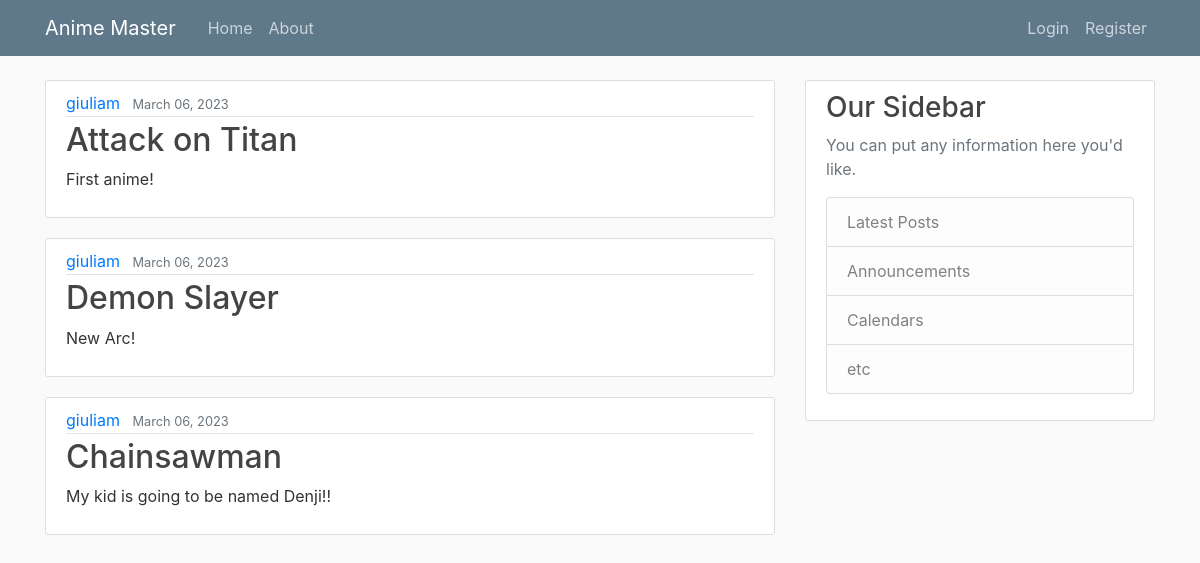
The page / on the database its author committed.
### animemaster/models.py (models this page shows, shortened)
class Post(models.Model):
    title = models.CharField(max_length=100)
    content = models.TextField()
    date_posted = models.DateTimeField(default=timezone.now)
    author = models.ForeignKey(User, on_delete=models.CASCADE)

### animemaster/views.py (the view)
# urls.py: path('', views.home, name='animemaster-home'),
def home(request):
    context = {
        'posts': Post.objects.all()
    }
    return render(request, 'animemaster/home.html', context) # pass it as our third argument (pass the data into the template)

### animemaster/templates/animemaster/home.html
{% extends "animemaster/base.html" %}
{% block content %}
    {% for post in posts %}
        <article class="media content-section">
                <div class="media-body">
                    <div class="article-metadata">
                        <a class="mr-2" href="#">{{ post.author }}</a>
                        <small class="text-muted">{{ post.date_posted|date:"F d, Y" }}</small>
                    </div>
                    <h2><a class="article-title" href="#">{{ post.title }}</a></h2>
                    <p class="article-content">{{ post.content }}</p>
                </div>
        </article>
    {% endfor %}
{% endblock content %}

### animemaster/templates/animemaster/base.html (shortened to what this page needs)
{% load static %}
<!DOCTYPE html>
<html lang="en">
<head>
    <link rel="stylesheet" href="https://cdn.jsdelivr.net/npm/bootstrap@4.3.1/dist/css/bootstrap.min.css">
    <link rel="stylesheet" type="text/css" href="{% static 'animemaster/main.css' %}">
</head>
<body>
    <header class="site-header">
        <nav class="navbar navbar-expand-md navbar-dark bg-steel fixed-top">
            <div class="container">
                <a class="navbar-brand mr-4" href="{% url 'animemaster-home' %}">Anime Master</a>
                <div class="collapse navbar-collapse" id="navbarToggle">
                    <div class="navbar-nav mr-auto">
                        <a class="nav-item nav-link" href="{% url 'animemaster-home' %}">Home</a>
                        <a class="nav-item nav-link" href="{% url 'animemaster-about' %}">About</a>
                    </div>
                    <div class="navbar-nav">
                        <a class="nav-item nav-link" href="#">Login</a>
                        <a class="nav-item nav-link" href="#">Register</a>
                    </div>
                </div>
            </div>
        </nav>
    </header>
    <main role="main" class="container">
        <div class="row">
          <div class="col-md-8">
            {% block content %}{% endblock %}
          </div>
          <div class="col-md-4">
            <div class="content-section">
                <h3>Our Sidebar</h3>
                    <p class='text-muted'>You can put any information here you'd like.
                        <ul class="list-group">
                            <li class="list-group-item list-group-item-light">Latest Posts</li>
                            <li class="list-group-item list-group-item-light">Announcements</li>
                            <li class="list-group-item list-group-item-light">Calendars</li>
                            <li class="list-group-item list-group-item-light">etc</li>
                        </ul>
                    </p>
                </div>
            </div>
        </div>
    </main>
</body>
</html>

### animemaster/static/animemaster/main.css (style rules this page uses)
body { background: #fafafa; color: #333333; margin-top: 5rem; }
h1, h2, h3, h4, h5, h6 { color: #444444; }
ul { margin: 0; }
.bg-steel { background-color: #5f788a; }
.site-header .navbar-nav .nav-link { color: #cbd5db; }
.content-section { background: #ffffff; padding: 10px 20px; border: 1px solid #dddddd; border-radius: 3px; margin-bottom: 20px; }
.article-title { color: #444444; }
.article-content { white-space: pre-line; }
.article-metadata { padding-bottom: 1px; margin-bottom: 4px; border-bottom: 1px solid #e3e3e3 }

### rows shown on the page
Post: author "giuliam", date_posted "March 06, 2023", title "Attack on Titan", content "First anime!"
Post: author "giuliam", date_posted "March 06, 2023", title "Demon Slayer", content "New Arc!"
Post: author "giuliam", date_posted "March 06, 2023", title "Chainsawman", content "My kid is going to be named Denji!!"
